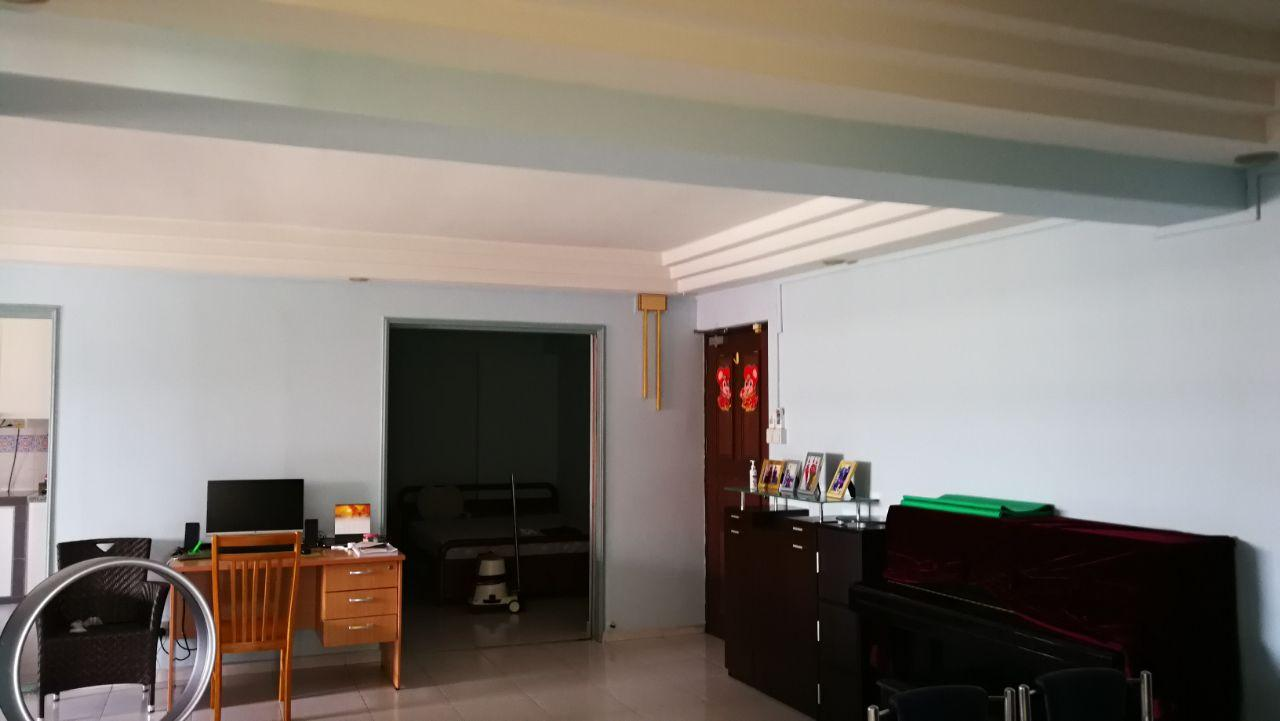
#> input picture test.jpg, 1280 x 721 px
$ python generate_sketch.py ../test.jpg
#> lines starting #> are read from the running program, lines starting #| are printed output that depends on the picture; after the words box and inside, x2 and y2 are one past the last pixel; in counts of white or black regions, pixels touching at a corner belong together
import cv2
import os
import numpy as np
import argparse

# threshold value for pixel to qualify as a label
threshold = 0.1
# Hough Transform parameters
minLineLength = 20
maxLineGap = 5
rho = 1
theta = np.pi/180
houghthreshold = 15

# extract file as array and manipulate array data
def read_file(file):
    # Comment out this section as necessary
    ################################################
#> called with file = '../test.jpg'
    label = cv2.imread(file, cv2.IMREAD_GRAYSCALE)
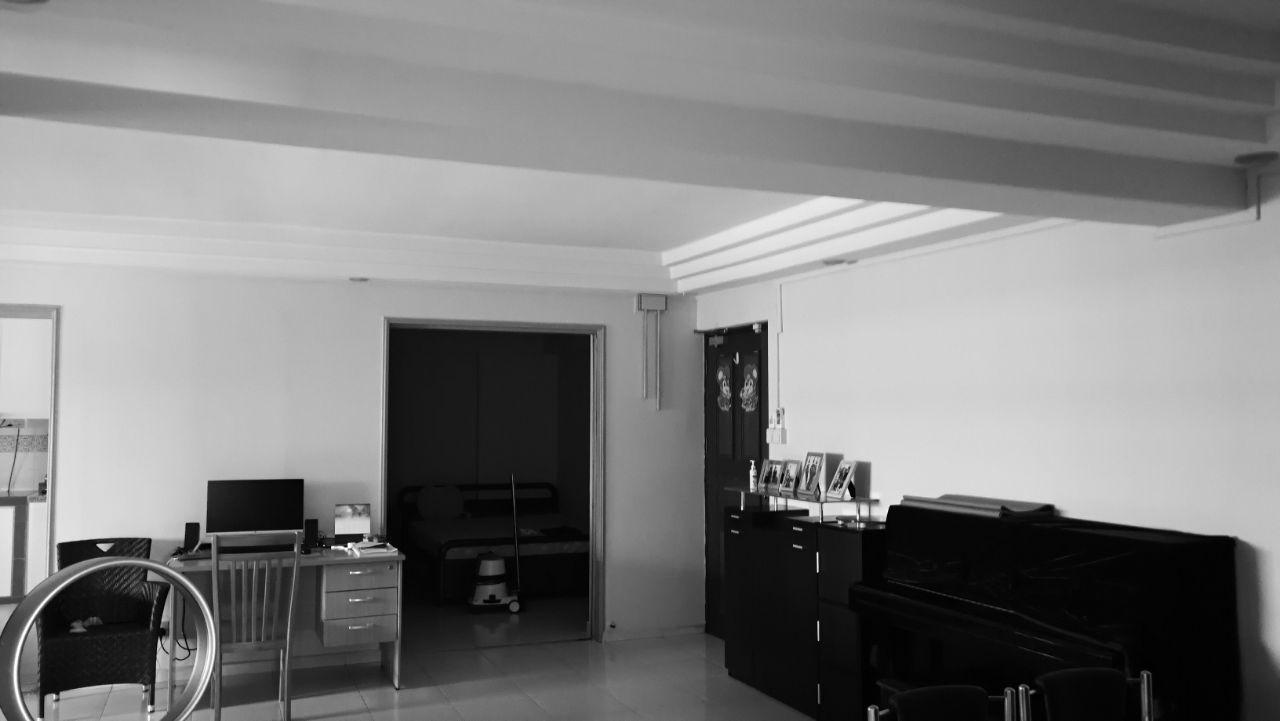
#> label: shape (721, 1280); min 0, max 255, mean 124.8
    cv2.imshow('label', label)
    label = np.array(label).astype('float32')
    label =  label/ 255.0
    ################################################

    # categorise labels into either black (0) or white (1), and
    # inverse white and black for Hough Transform later
    with np.nditer(label, op_flags=['readwrite']) as temp:
        for point in temp:
            if point <= threshold:
                point[...] = 1
            else:
                point[...] = 0
#> this loop made 922880 passes
    return np.uint8(label * 255.0)
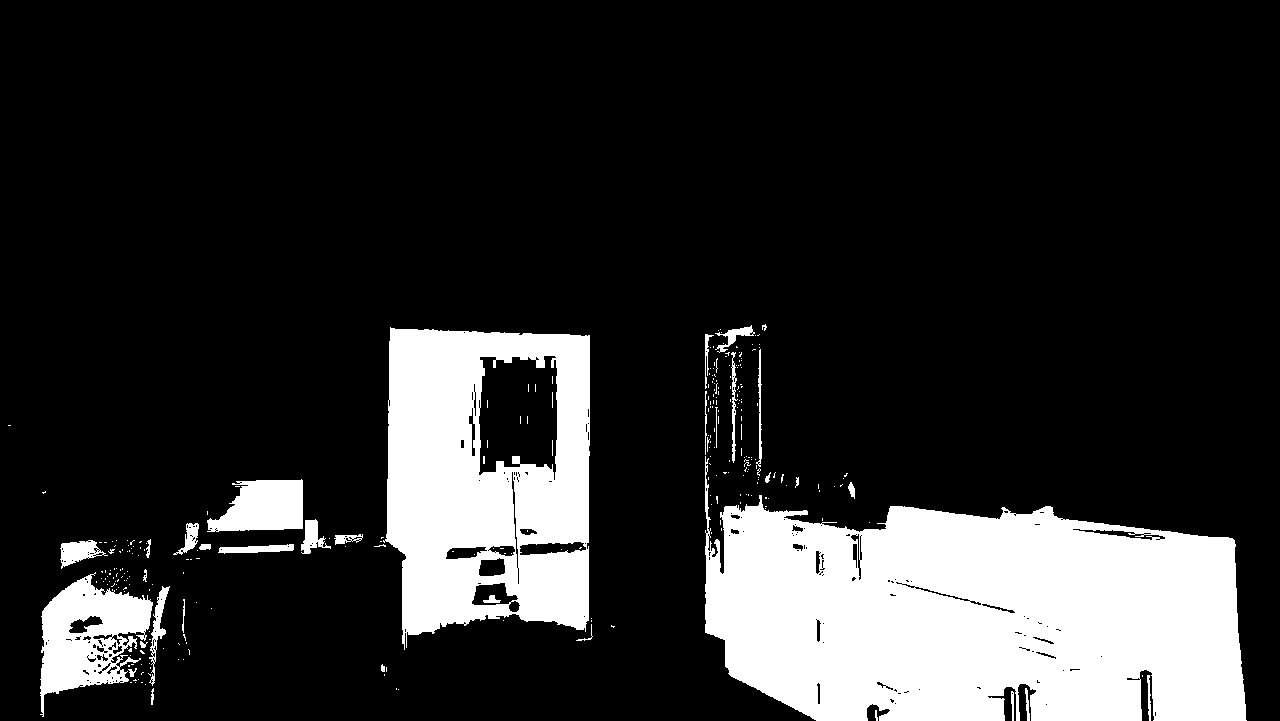
#> returned value: shape (721, 1280); 17.9% white; 288 white regions (254 under 20 px), largest, box (x1, y1, x2, y2) and area: (705, 456, 1247, 721) 100197, (383, 327, 590, 650) 46980, (40, 572, 153, 717) 8367


# apply Hough Transform on processed label
def houghtransform(label):
    img = np.copy(label)*0 + 255
#> img: shape (721, 1280); every value is 255
    lines = cv2.HoughLinesP(label, rho, theta, houghthreshold, minLineLength, maxLineGap)
    if lines.any():
        for line in lines:
            for x1,y1,x2,y2 in line:
                cv2.line(img,(x1,y1),(x2,y2),(0,255,0),2)
#> this loop made 3796 passes
#> line on passes 1 to 3: [[186, 528, 197, 529]], [[1151, 675, 1245, 708]], [[705, 588, 818, 574]]
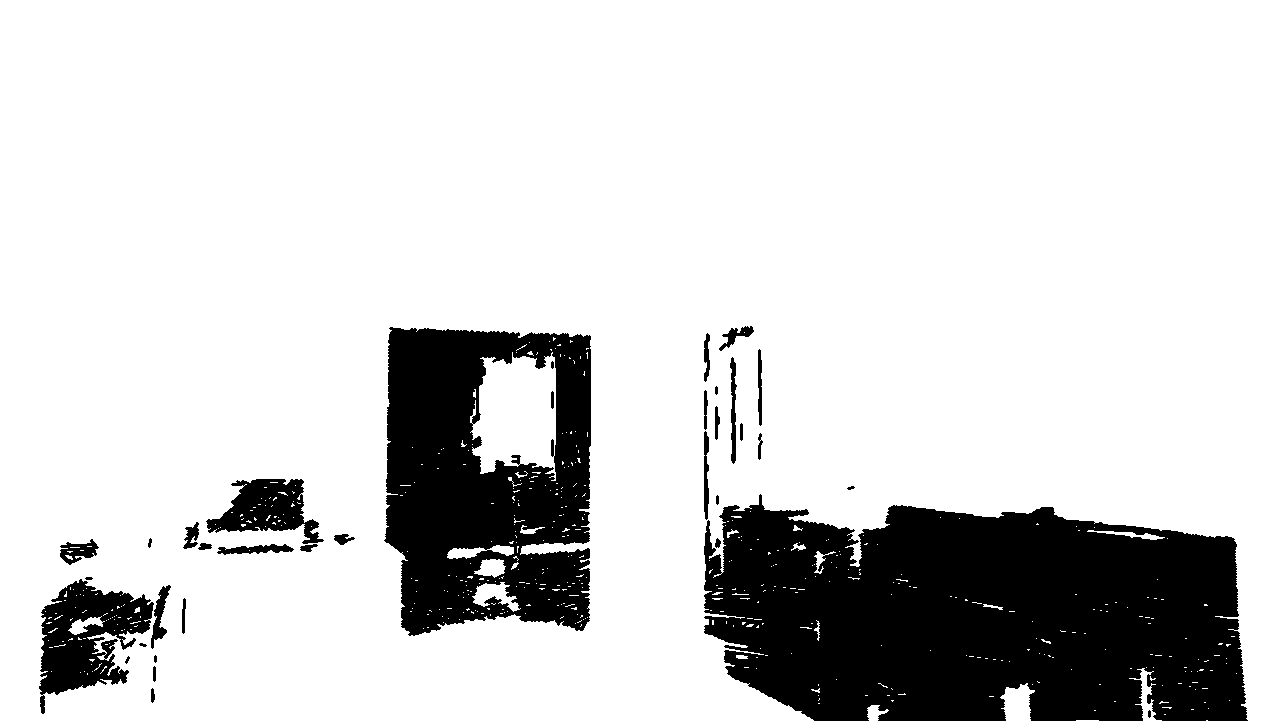
#> img: shape (721, 1280); 82.3% white; 35 black regions, largest, box (x1, y1, x2, y2) and area: (704, 494, 1248, 721) 99919, (384, 327, 591, 636) 46818, (39, 579, 154, 714) 7839
    cv2.imshow('edges', label)
    cv2.imshow('hough', img)
    cv2.waitKey(0)


# get equations of each line in image and attempt to join them
# polar equation of line is rho = d/(cos(theta-beta)), where
# a point on the line is (rho, theta)
def getLines(label):
    d_range = int(sqrt(2)*256)
    beta_range = 360
    param = np.zeros((d_range, beta_range))
    with np.nditer(param, op_flags=['readwrite']) as temp:
        for x in range(256):
            for y in range(256):
                rho = sqrt(x*x + y*y)
                theta = arctan(y/x)
                for d in range(d_range):
                    for beta in range(beta_range):
                        beta_rad = beta/180 * np.pi
                        match = d / (rho * cos(theta - beta_rad))
                        if match >= 0.99:
                            temp[d, beta] = temp[d, beta] + 1


parser = argparse.ArgumentParser()
parser.add_argument('filename', type=str, help='Name of input label file')
args = parser.parse_args()

label = read_file(args.filename)
houghtransform(label)
